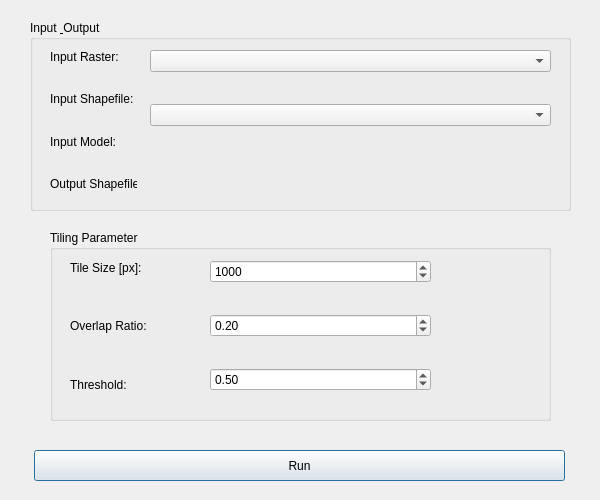
<?xml version="1.0" encoding="UTF-8"?>
<ui version="4.0">
 <class>palmTreeDetectionDialogBase</class>
 <widget class="QDialog" name="palmTreeDetectionDialogBase">
  <property name="geometry">
   <rect>
    <x>0</x>
    <y>0</y>
    <width>600</width>
    <height>500</height>
   </rect>
  </property>
  <property name="minimumSize">
   <size>
    <width>600</width>
    <height>500</height>
   </size>
  </property>
  <property name="maximumSize">
   <size>
    <width>600</width>
    <height>500</height>
   </size>
  </property>
  <property name="windowTitle">
   <string>Palm Tree Detection</string>
  </property>
  <widget class="QGroupBox" name="groupBox">
   <property name="geometry">
    <rect>
     <x>30</x>
     <y>20</y>
     <width>541</width>
     <height>191</height>
    </rect>
   </property>
   <property name="title">
    <string>Input &amp; Output</string>
   </property>
   <widget class="QWidget" name="verticalLayoutWidget_2">
    <property name="geometry">
     <rect>
      <x>120</x>
      <y>30</y>
      <width>401</width>
      <height>141</height>
     </rect>
    </property>
    <layout class="QVBoxLayout" name="verticalLayout_2">
     <item>
      <widget class="QgsMapLayerComboBox" name="inputRaster"/>
     </item>
     <item>
      <spacer name="verticalSpacer_3">
       <property name="orientation">
        <enum>Qt::Vertical</enum>
       </property>
       <property name="sizeHint" stdset="0">
        <size>
         <width>20</width>
         <height>40</height>
        </size>
       </property>
      </spacer>
     </item>
     <item>
      <widget class="QgsMapLayerComboBox" name="inputShapefile"/>
     </item>
     <item>
      <spacer name="verticalSpacer_4">
       <property name="orientation">
        <enum>Qt::Vertical</enum>
       </property>
       <property name="sizeHint" stdset="0">
        <size>
         <width>20</width>
         <height>40</height>
        </size>
       </property>
      </spacer>
     </item>
     <item>
      <widget class="QgsFileWidget" name="inputModel"/>
     </item>
     <item>
      <spacer name="verticalSpacer_10">
       <property name="orientation">
        <enum>Qt::Vertical</enum>
       </property>
       <property name="sizeHint" stdset="0">
        <size>
         <width>20</width>
         <height>40</height>
        </size>
       </property>
      </spacer>
     </item>
     <item>
      <widget class="QgsFileWidget" name="outputShp"/>
     </item>
    </layout>
   </widget>
   <widget class="QWidget" name="verticalLayoutWidget">
    <property name="geometry">
     <rect>
      <x>20</x>
      <y>30</y>
      <width>87</width>
      <height>141</height>
     </rect>
    </property>
    <layout class="QVBoxLayout" name="verticalLayout">
     <item>
      <widget class="QLabel" name="label">
       <property name="text">
        <string>Input Raster:</string>
       </property>
      </widget>
     </item>
     <item>
      <spacer name="verticalSpacer">
       <property name="orientation">
        <enum>Qt::Vertical</enum>
       </property>
       <property name="sizeHint" stdset="0">
        <size>
         <width>20</width>
         <height>40</height>
        </size>
       </property>
      </spacer>
     </item>
     <item>
      <widget class="QLabel" name="label_2">
       <property name="text">
        <string>Input Shapefile:</string>
       </property>
      </widget>
     </item>
     <item>
      <spacer name="verticalSpacer_2">
       <property name="orientation">
        <enum>Qt::Vertical</enum>
       </property>
       <property name="sizeHint" stdset="0">
        <size>
         <width>20</width>
         <height>40</height>
        </size>
       </property>
      </spacer>
     </item>
     <item>
      <widget class="QLabel" name="label_3">
       <property name="text">
        <string>Input Model:</string>
       </property>
      </widget>
     </item>
     <item>
      <spacer name="verticalSpacer_9">
       <property name="orientation">
        <enum>Qt::Vertical</enum>
       </property>
       <property name="sizeHint" stdset="0">
        <size>
         <width>20</width>
         <height>40</height>
        </size>
       </property>
      </spacer>
     </item>
     <item>
      <widget class="QLabel" name="label_8">
       <property name="text">
        <string>Output Shapefile:</string>
       </property>
      </widget>
     </item>
    </layout>
   </widget>
  </widget>
  <widget class="QGroupBox" name="groupBox_2">
   <property name="geometry">
    <rect>
     <x>50</x>
     <y>230</y>
     <width>501</width>
     <height>191</height>
    </rect>
   </property>
   <property name="title">
    <string>Tiling Parameter</string>
   </property>
   <widget class="QWidget" name="verticalLayoutWidget_3">
    <property name="geometry">
     <rect>
      <x>20</x>
      <y>31</y>
      <width>111</width>
      <height>131</height>
     </rect>
    </property>
    <layout class="QVBoxLayout" name="verticalLayout_3">
     <item>
      <widget class="QLabel" name="label_4">
       <property name="text">
        <string>Tile Size [px]:</string>
       </property>
      </widget>
     </item>
     <item>
      <spacer name="verticalSpacer_5">
       <property name="orientation">
        <enum>Qt::Vertical</enum>
       </property>
       <property name="sizeHint" stdset="0">
        <size>
         <width>20</width>
         <height>40</height>
        </size>
       </property>
      </spacer>
     </item>
     <item>
      <widget class="QLabel" name="label_5">
       <property name="text">
        <string>Overlap Ratio:</string>
       </property>
      </widget>
     </item>
     <item>
      <spacer name="verticalSpacer_6">
       <property name="orientation">
        <enum>Qt::Vertical</enum>
       </property>
       <property name="sizeHint" stdset="0">
        <size>
         <width>20</width>
         <height>40</height>
        </size>
       </property>
      </spacer>
     </item>
     <item>
      <widget class="QLabel" name="label_6">
       <property name="text">
        <string>Threshold:</string>
       </property>
      </widget>
     </item>
    </layout>
   </widget>
   <widget class="QWidget" name="verticalLayoutWidget_4">
    <property name="geometry">
     <rect>
      <x>160</x>
      <y>30</y>
      <width>221</width>
      <height>131</height>
     </rect>
    </property>
    <layout class="QVBoxLayout" name="verticalLayout_4">
     <item>
      <widget class="QSpinBox" name="inputTileSize">
       <property name="maximum">
        <number>10000</number>
       </property>
       <property name="singleStep">
        <number>100</number>
       </property>
       <property name="value">
        <number>1000</number>
       </property>
      </widget>
     </item>
     <item>
      <spacer name="verticalSpacer_7">
       <property name="orientation">
        <enum>Qt::Vertical</enum>
       </property>
       <property name="sizeHint" stdset="0">
        <size>
         <width>20</width>
         <height>40</height>
        </size>
       </property>
      </spacer>
     </item>
     <item>
      <widget class="QDoubleSpinBox" name="inputOverlapRatio">
       <property name="minimum">
        <double>0.000000000000000</double>
       </property>
       <property name="maximum">
        <double>1.000000000000000</double>
       </property>
       <property name="singleStep">
        <double>0.050000000000000</double>
       </property>
       <property name="value">
        <double>0.200000000000000</double>
       </property>
      </widget>
     </item>
     <item>
      <spacer name="verticalSpacer_8">
       <property name="orientation">
        <enum>Qt::Vertical</enum>
       </property>
       <property name="sizeHint" stdset="0">
        <size>
         <width>20</width>
         <height>40</height>
        </size>
       </property>
      </spacer>
     </item>
     <item>
      <widget class="QDoubleSpinBox" name="inputThreshold">
       <property name="maximum">
        <double>1.000000000000000</double>
       </property>
       <property name="singleStep">
        <double>0.100000000000000</double>
       </property>
       <property name="value">
        <double>0.500000000000000</double>
       </property>
      </widget>
     </item>
    </layout>
   </widget>
  </widget>
  <widget class="QPushButton" name="runPlugin">
   <property name="geometry">
    <rect>
     <x>34</x>
     <y>450</y>
     <width>531</width>
     <height>31</height>
    </rect>
   </property>
   <property name="text">
    <string>Run</string>
   </property>
  </widget>
 </widget>
 <customwidgets>
  <customwidget>
   <class>QgsFileWidget</class>
   <extends>QWidget</extends>
   <header>qgsfilewidget.h</header>
  </customwidget>
  <customwidget>
   <class>QgsMapLayerComboBox</class>
   <extends>QComboBox</extends>
   <header>qgsmaplayercombobox.h</header>
  </customwidget>
 </customwidgets>
 <resources/>
 <connections/>
</ui>
